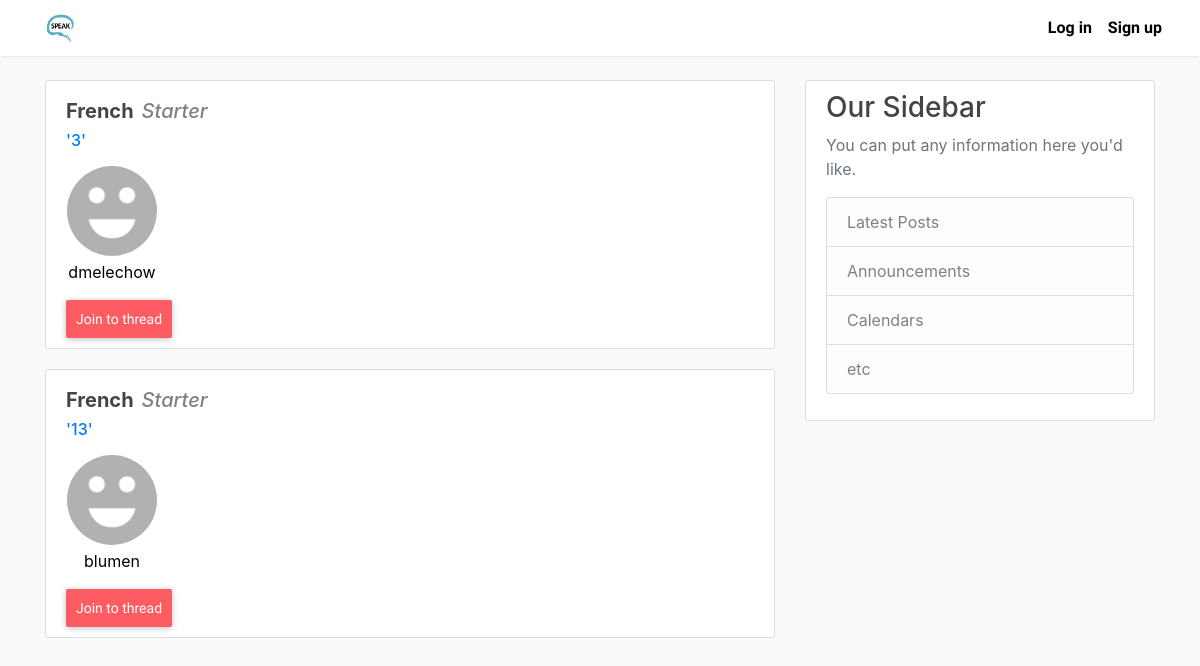
The app's page /, older data.
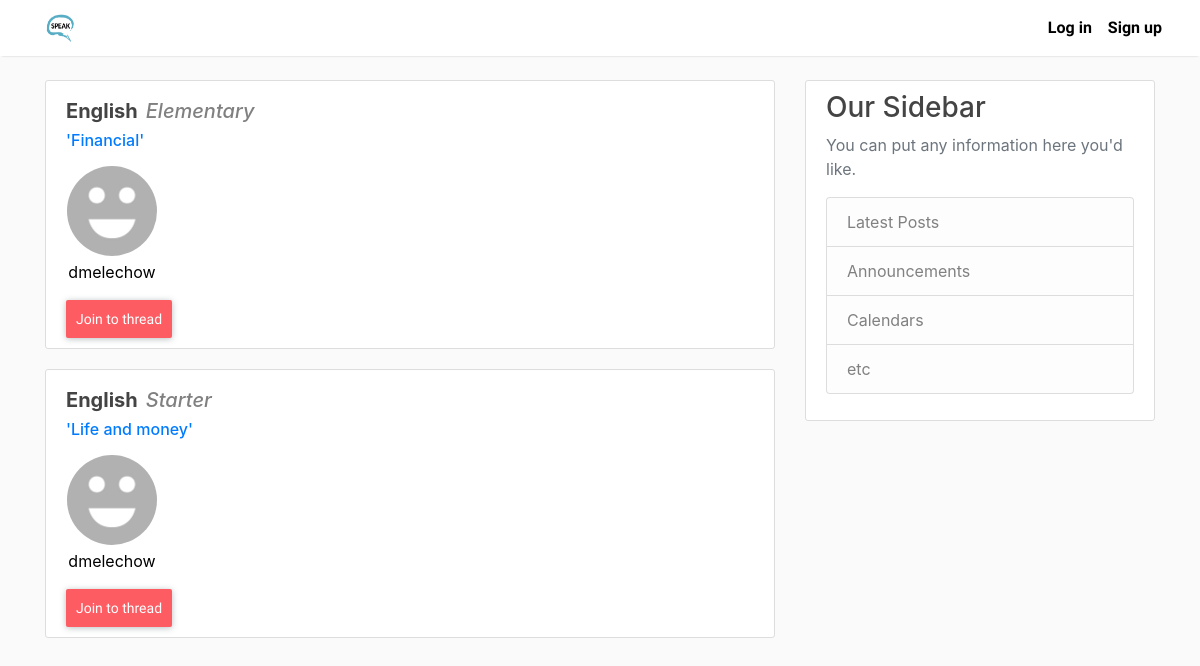
The same page, newer data.
### main/models.py (models this page shows, shortened)
class Thread(models.Model):
    language = models.ForeignKey(Language, on_delete=models.CASCADE)
    lingualevel = models.ForeignKey(LinguaLevel, on_delete=models.CASCADE)
    date_posted = models.DateTimeField(default=timezone.now)
    title = models.CharField(max_length=100)
    max_people = models.IntegerField()
    author = models.ForeignKey(User, on_delete=models.CASCADE)

class Language(models.Model):
    title = models.CharField(max_length=100)

class LinguaLevel(models.Model):
    title = models.CharField(max_length=100)
    short_title = models.CharField(max_length=100)
    def __str__(self):
        return self.title

### users/models.py (models this page shows, shortened)
class Profile(models.Model):
    user = models.OneToOneField(User, on_delete=models.CASCADE)
    image = models.ImageField(default='default.jpg', upload_to='profile_pics')

### main/views.py (the view)
# urls.py: path('', ThreadListView.as_view(), name='main-home'),
class ThreadListView(ListView):
    model = Thread
    template_name = 'main/home.html'
    context_object_name = 'threads'
    ordering = ['-date_posted'] # сортировка threads

### main/templates/main/home.html
{% extends "main/base.html" %}
{% block content %}
{% for thread in threads %}
<article class="media content-section">
  <div class="media-body">
    <div class="article-metadata">
      <div class="row container mt-2">
        <h5 style="font-weight:bolder;">{{ thread.language.title }}</h5>
        <h5 id='text-gray' class="ml-2">{{ thread.lingualevel }}</h5>
      </div>
    </div>
    <h6><a class="article-title" href="{% url 'thread-detail' thread.id %}">'{{ thread.title }}'</a></h6>
    <div class="row">
      <div class="item-avatar mt-2  ml-3">
        <img class="img-avatar rounded-circle article-img" src="{{ thread.author.profile.image.url }}" width="90px" height="90px">
        <p class="article-content mt-1" align="center"><a style="color:black" href="#">{{ thread.author.username }}</a></p>
      </div>
    </div>
    <a class="active-btn btn-primary" href="#">Join to thread</a>
  </div>
</article>
{% endfor %}
{% endblock content%}

### main/templates/main/base.html (shortened to what this page needs)
{% load static %}
<!DOCTYPE html>
<html lang="en" dir="ltr">
<head>
  <link rel="stylesheet" href="https://stackpath.bootstrapcdn.com/bootstrap/4.3.1/css/bootstrap.min.css">
  <link rel="stylesheet" type="text/css" href="{% static 'blog/main.css' %}">
</head>
<body>
  <header class="site-header">
    <nav class="navbar navbar-expand-md navbar-dark bg-main fixed-top">
      <div class="container">
        <a class="navbar-brand" href="{% url 'main-home' %}">
          <img src="/media/logospeak.png" class="d-inline-block align-top" alt="">
        </a>
        <div class="collapse navbar-collapse" id="navbarToggle">
          <div class="navbar-collapse collapse w-100 order-3 dual-collapse2">
            <ul class="navbar-nav ml-auto">
                <li class="nav-item">
                    <div class="row">
                      {% if user.is_authenticated %}
                        <a id='header-mains' class="nav-item nav-link" href="{% url 'profile'%}">Profile</a>
                        <a id='header-mains' class="nav-item nav-link" href="{% url 'logout'%}">Log out</a>
                        <a class="active-btn btn-primary ml-2" href="{% url 'thread-create' %}">New thread</a>
                      {% else %}
                        <a id='header-mains' class="nav-item nav-link" href="{% url 'login'%}">Log in</a>
                        <a id='header-mains' class="nav-item nav-link" href="{% url 'register' %}">Sign up</a>
                      {% endif %}
                  </div>
                </li>
            </ul>
        </div>
        </div>
      </div>
    </nav>
  </header>
  <main role="main" class="container">
    <div class="row">
      <div class="col-md-8">
        {% block content %}{% endblock %}
      </div>
      <div class="col-md-4">
        <div class="content-section">
          <h3>Our Sidebar</h3>
          <p class='text-muted'>You can put any information here you'd like.
            <ul class="list-group">
              <li class="list-group-item list-group-item-light">Latest Posts</li>
              <li class="list-group-item list-group-item-light">Announcements</li>
              <li class="list-group-item list-group-item-light">Calendars</li>
              <li class="list-group-item list-group-item-light">etc</li>
            </ul>
          </p>
        </div>
      </div>
    </div>
  </main>

### main/static/blog/main.css (style rules this page uses)
body { background: #fafafa; color: #333333; margin-top: 5rem; }
h1, h2, h3, h4, h5, h6 { color: #444444; }
ul { margin: 0; }
.navbar { box-shadow: 0 2px 2px -2px rgba(0,0,0,.2); }
.navbar-brand img { width: 30px; height: 30px; }
.bg-main { background-color: #ffffff; }
.site-header .navbar-nav .nav-link { color: #000000; }
.btn-primary { color: #fff; background-color: #fd5c63; border-color: transparent; }
.active-btn { font-family: 'Ubuntu', monospace; padding: 10px 8px; font-size: 14px; line-height: 14px; border-radius: 2px; user-select: none; display: inline-block; border: 2px solid transparent; -webkit-font-smoothing: antialiased; font-weight: 500; text-align: center; vertical-align: middle; cursor: pointer; white-space: nowrap; background-image: none; transition: all .15s; box-shadow: 0 1px 6px rgba(57,73,76,.35); }
.content-section { background: #ffffff; padding: 10px 20px; border: 1px solid #dddddd; border-radius: 3px; margin-bottom: 20px; }
.item-avatar { width: 90px; }
.img-avatar { height: 90px; width: 90px; }
#text-gray { color: #808080; font-style: italic; }
#header-mains { font-family: 'Ubuntu', monospace; font-size: 16px; font-weight: bold; }

Row changes from the older to the newer data that the page shows:
removed Thread: language "French", lingualevel "Starter", title "3", author.profile.image (placeholder picture), author.username "dmelechow"
removed Thread: language "French", lingualevel "Starter", title "13", author.profile.image (placeholder picture), author.username "blumen"
added Thread: language "English", lingualevel "Elementary", title "Financial", author.profile.image (placeholder picture), author.username "dmelechow"
added Thread: language "English", lingualevel "Starter", title "Life and money", author.profile.image (placeholder picture), author.username "dmelechow"
